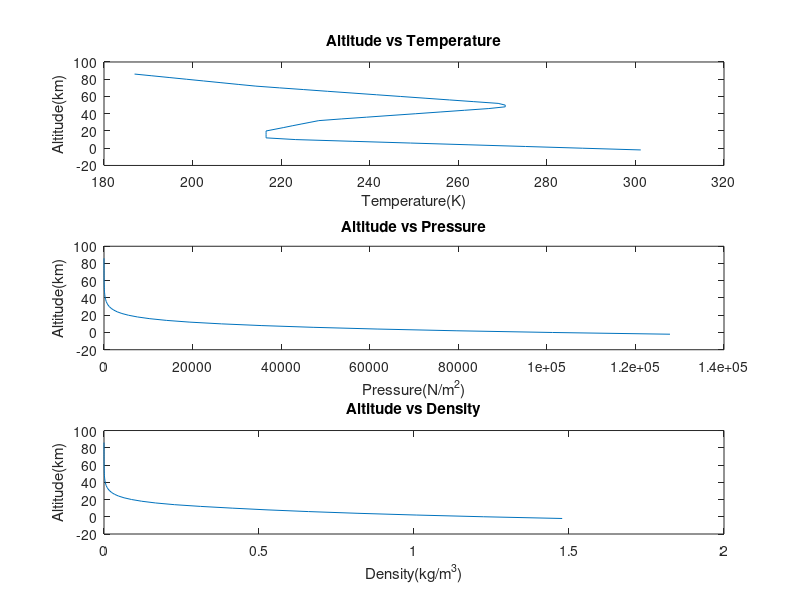

The MATLAB script that drew this image:

data = importdata('USAtmos1976.dat');
atmos_data = data.data;

alt = atmos_data(:,1);
temp = atmos_data(:,5);
pressure = atmos_data(:,6);
density = atmos_data(:,7);

subplot(3,1,1)
plot(temp,alt);
xlabel('Temperature(K)')
ylabel('Altitude(km)')
title('Altitude vs Temperature')

subplot(3,1,2)
plot(pressure,alt);
xlabel('Pressure(N/m^2)')
ylabel('Altitude(km)')
title('Altitude vs Pressure')

subplot(3,1,3)
plot(density,alt);
xlabel('Density(kg/m^3)')
ylabel('Altitude(km)')
title('Altitude vs Density')
